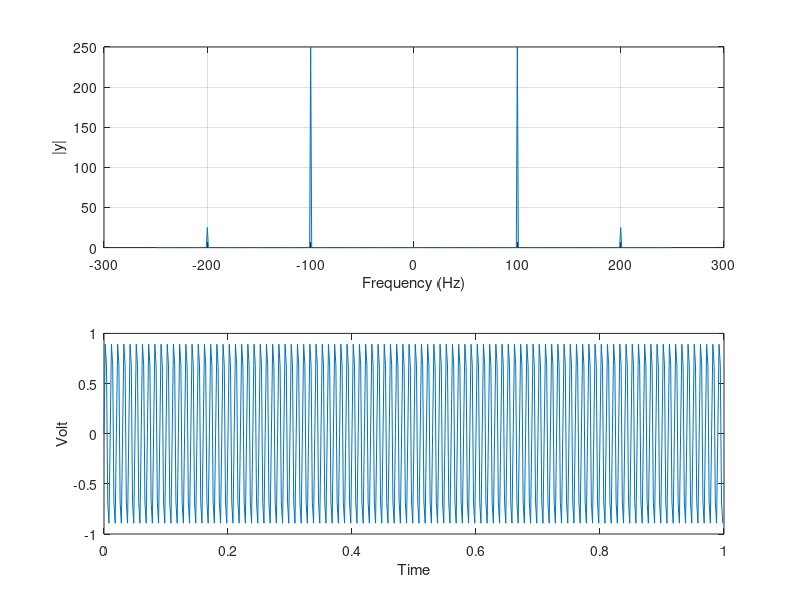

The MATLAB script that drew this image:
T=1;
fs=500;

f1=100;
f2=300;

t=0:1/fs:T-1/fs;
x=cos(2*pi*f1*t-pi/2)+0.1*sin(2*pi*f2*t);

y=fft(x);
z=fftshift(y);

l=length(y);
f=(-l/2:l/2-1)/l*fs;

subplot(2,1,1)
plot(f,abs(z))
xlabel("Frequency (Hz)")
ylabel("|y|")
grid on

subplot(2,1,2)
plot(t,x)
xlabel("Time")
ylabel("Volt")



